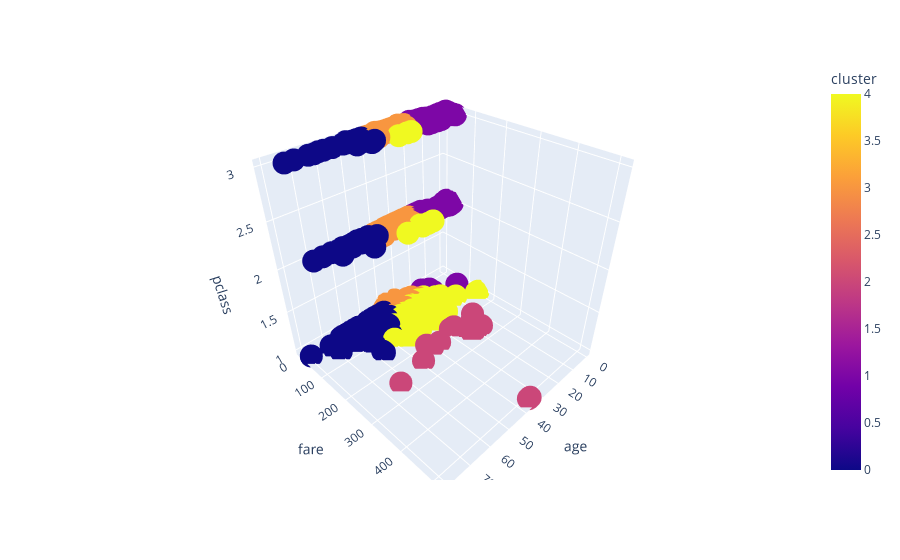

Notebook code for this chart:
### Code cell
# 3D plotting by plotly
import plotly.express as px
fig = px.scatter_3d(df, x='age', y='fare',z='pclass', color='cluster')
fig.show()

### Figure 1 — Plotly figure (JSON) as saved in the notebook; plotly's stock layout.template omitted (floating-point values rounded to 4 significant figures; data arrays with more than 128 entries replaced by an {"elided": "..."} marker saying what was removed)
{"data": [{"hovertemplate": "age=%{x}<br>fare=%{y}<br>pclass=%{z}<br>cluster=%{marker.color}<extra></extra>", "legendgroup": "", "marker": {"color": {"elided": "891 int values"}, "coloraxis": "coloraxis", "symbol": "circle"}, "mode": "markers", "name": "", "scene": "scene", "showlegend": false, "type": "scatter3d", "x": {"elided": "891 float values"}, "y": {"elided": "891 float values"}, "z": {"elided": "891 int values"}}], "layout": {"coloraxis": {"colorbar": {"title": {"text": "cluster"}}, "colorscale": [[0, "#0d0887"], [0.1111, "#46039f"], [0.2222, "#7201a8"], [0.3333, "#9c179e"], [0.4444, "#bd3786"], [0.5556, "#d8576b"], [0.6667, "#ed7953"], [0.7778, "#fb9f3a"], [0.8889, "#fdca26"], [1, "#f0f921"]]}, "legend": {"tracegroupgap": 0}, "margin": {"t": 60}, "scene": {"domain": {"x": [0, 1], "y": [0, 1]}, "xaxis": {"title": {"text": "age"}}, "yaxis": {"title": {"text": "fare"}}, "zaxis": {"title": {"text": "pclass"}}}}}
